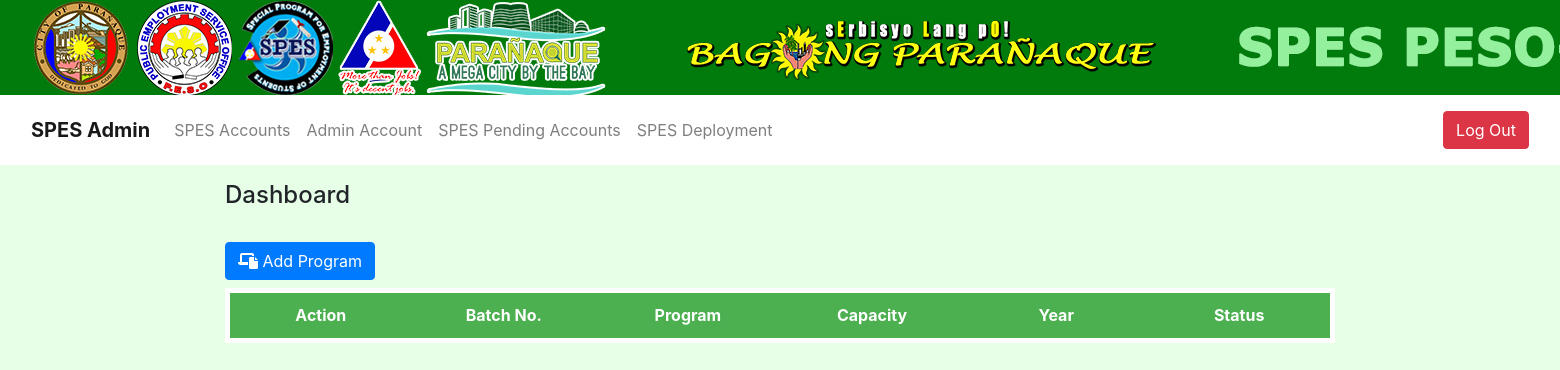
Page /admin/dashboard.php (signed in) on the earlier database version.
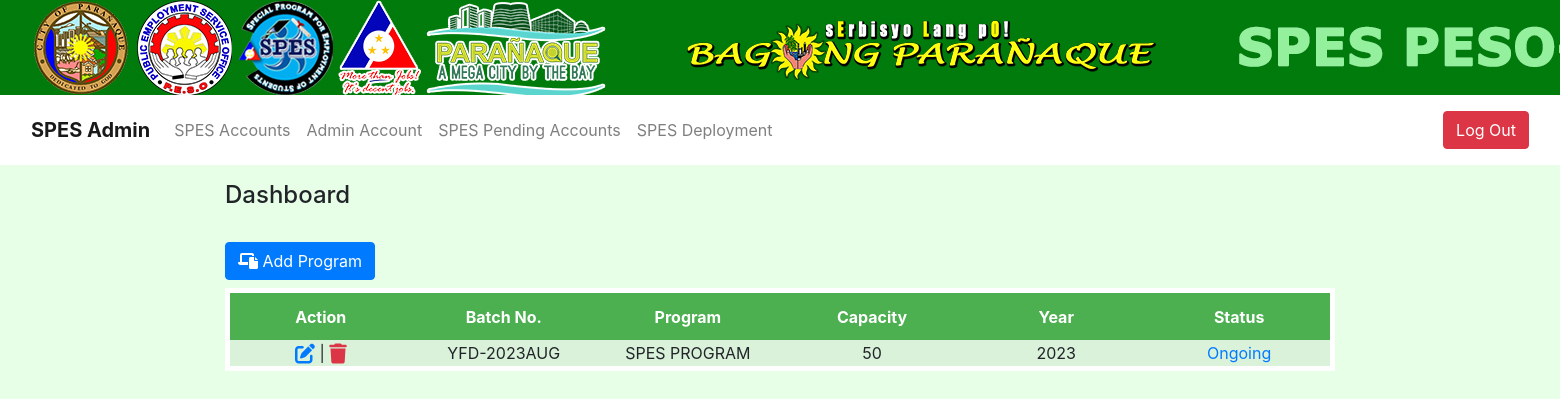
Same page on the later database version.
### tables this page shows
CREATE TABLE `program` (
  `id` int(5) NOT NULL,
  `batch_number` varchar(30) NOT NULL,
  `program` varchar(100) NOT NULL,
  `capacity` int(6) NOT NULL,
  `year` varchar(10) NOT NULL,
  `status` int(3) NOT NULL,
  `created_at` int(11) NOT NULL
);

### admin/dashboard.php (the view, shortened to what this page needs)
<?php
include('../dbconnection/dbconnection.php');
 if(!isset($_SESSION['login'])){
   header('Location:index.php');
   exit();
 }else {?>
<?php $title = 'Dashboard'; include('../include/header.php');?>
<div class="container">
<div class="content">
	<h4 class="mb-4" >Dashboard</h4>
	<form name="form1" method="post">
		<a href='#' class="btn btn-primary my-2" data-toggle="modal" data-target="#exampleModal"><i class="fa-solid fa-laptop-file"></i> Add Program</a>
	</form>
        <div class="table-responsive">
        <table id="example" class="display table-striped" style="width:100%; height: 100%;">
          <thead>
						<tr>
							<th>Action</th>
							<th>Batch No.</th>
							<th>Program</th>
							<th>Capacity</th>
							<th>Year</th>
							<th>Status</th>
						</tr>
					</thead>
					<tbody>
					<?php
						$sql = mysqli_query($conn, "SELECT * FROM program");
							if(mysqli_num_rows($sql)){
							foreach($sql as $row){?>
							<tr>
								<td>
									<a href='#' target="_blank" onclick="window.open('.php?programId=<?=$row['id']?>','pagename','resizable,height=540,width=540'); return false;"><i class="fa-sharp fa-solid fa-pen-to-square fa-lg text-primary"></i></a>
									|
									<a href="javascript:confirmDelete(<?=$row['id']?>)"><i class="fa-sharp fa-solid fa-trash fa-lg text-danger"></i></a>
								</td>
								<td><?=$row['batch_number']?></td>
								<td><?=$row['program']?></td>
								<td><?=$row['capacity']?></td>
								<td><?=$row['year']?></td>
								<td><?php $stat = $row['status'];
								 if($stat==1){?>
									<span class="text-primary">Ongoing</span>
									<?php }else if($stat==0){?>
									<span class="text-success">Completed</span>
									<?php }?>
							</td>
							</tr>
						<?php } }?>
					</tbody>
					</table>
        </div>
		</div>
	</div>
</body>
</html>
<?php }?>

### include/header.php (shortened to what this page needs)
<!DOCTYPE html>
<html>
<head>
<link rel="stylesheet" href="../assets/bootstrap@4.5.3/dist/css/bootstrap.min.css">
<link rel="stylesheet" href="../assets/bootstrap-4.5.3-dist/css/bootstrap.css">
<link rel="stylesheet" href="https://cdnjs.cloudflare.com/ajax/libs/twitter-bootstrap/4.5.2/css/bootstrap.css">
<link rel="stylesheet" href="https://cdn.datatables.net/1.13.6/css/jquery.dataTables.min.css">
<link rel="stylesheet" type="text/css" href="../assets/css/adminStyle.css">
</head>
<body>
     <div class="form-group">
    	<div class="footer">
        <img src="../assets/img/top-banner.jpg">
        </div>
         <div class="container-fluid">
        <nav class="navbar navbar-expand-lg navbar-light">
          <a class="navbar-brand" href="dashboard.php"><b>SPES Admin</b></a>
          <div class="collapse navbar-collapse" id="navbarTogglerDemo02">
            <ul class="navbar-nav mr-auto mt-2 mt-lg-0">
              <li class="nav-item">
                <a class="nav-link" href="adminIndex.php">SPES Accounts</a>
              </li>
              <li class="nav-item">
                <a class="nav-link" href="adminIndex2.php">Admin Account</a>
              </li>
              <li class="nav-item">
                <a class="nav-link" href="SPESpending.php">SPES Pending Accounts</a>
              </li>
              <li class="nav-item">
                <a class="nav-link" href="spesDeployment.php">SPES Deployment</a>
              </li>
              </ul>
              <ul class="nav justify-content-end">
              <li class="nav-item">
			        <a href="logout.php" class="btn btn-danger my-2">Log Out</a>
              </li>
            </ul>
          </div>
        </nav>
      </div>
      </div>

### assets/css/adminStyle.css (style rules this page uses)
html { overflow: scroll; overflow-x: hidden; }
body { background-color: #e6ffe6; }
.container-fluid { background-color: #fff; color: #000; height: auto; }
.container { height: 100%; width: 100%; }
table { border-collapse: collapse; border-spacing: 0; width: 100%; border: 5px solid #fff; box-sizing: border-box; padding: 10px 10px; border-radius: 20px; }
td { text-align: center; word-wrap: normal; }
th { background-color: #4CAF50; color: white; text-align: center; height: 50px; width: 150px; word-wrap: normal; }

Differences in the rows shown:
added program: batch_number "YFD-2023AUG", program "SPES PROGRAM", capacity "50", year "2023", status "Ongoing"
